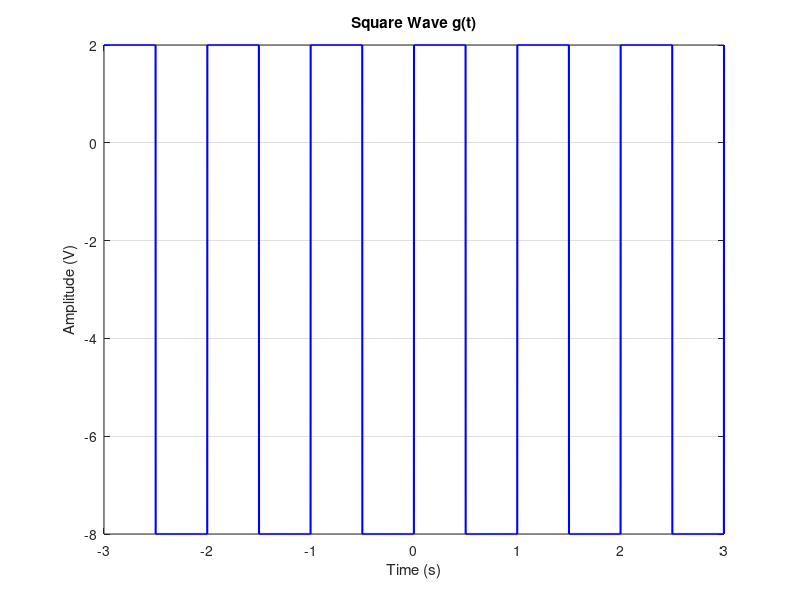
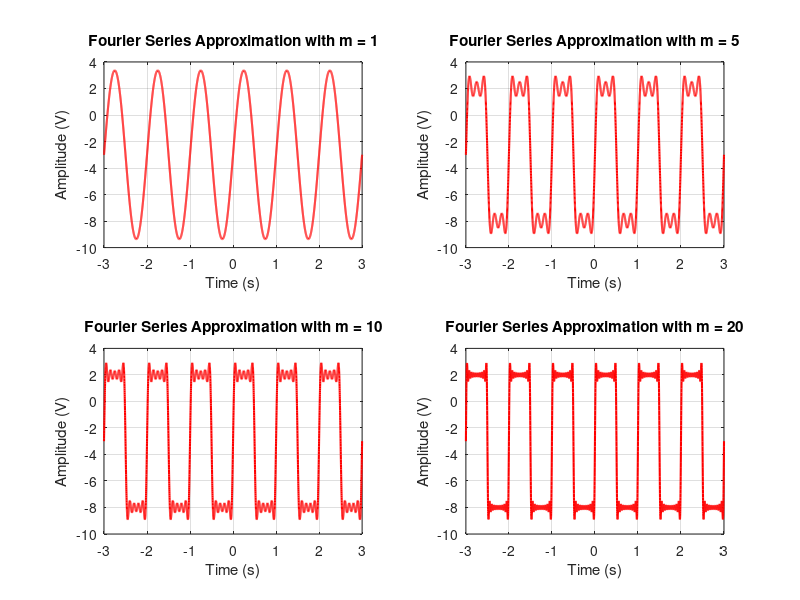

These charts were generated, in order, by the following MATLAB code:
pkg load signal;
frequency = 1;   
amplitude = 5;  
dc_bias = -3; 
t = -3:0.001:3;  

g_t = amplitude * square(2 * pi * frequency * t) + dc_bias;

figure;
plot(t, g_t, 'b', 'LineWidth', 1.5);
title('Square Wave g(t)');
xlabel('Time (s)');
ylabel('Amplitude (V)');
grid on;


m_values = [1, 5, 10, 20];  
A = 5;                     
T = 1 / frequency;          
g_approx = zeros(size(t));  

figure;

for i = 1:length(m_values)
    m = m_values(i);
    g_approx = zeros(size(t));  
    
    for n = 1:2:m
        g_approx = g_approx + (4 * A / (n * pi)) * sin(2 * pi * n * frequency * t);
    end
    
    g_approx = g_approx + dc_bias;
    
    subplot(2, 2, i);
    plot(t, g_approx, 'r', 'LineWidth', 1.5);
    title(['Fourier Series Approximation with m = ', num2str(m)]);
    xlabel('Time (s)');
    ylabel('Amplitude (V)');
    grid on;
end
